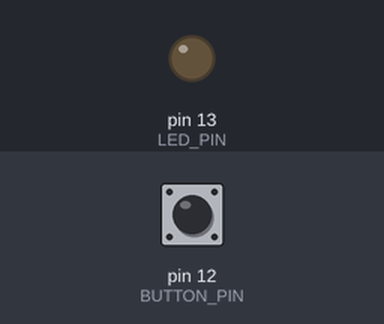
This sketch was run on a simulated Arduino Uno, built with avr-gcc and run on an emulated ATmega328P. Parts: output pins drawn as LEDs (lit = HIGH). Inputs (shaded band) come from the test bench; at power-on: pin 12 (BUTTON_PIN) HIGH.

Above: at 1.2 s.
1.3 s: pin 12 (BUTTON_PIN) pulled LOW for 0.15 s
At 1.37 s:
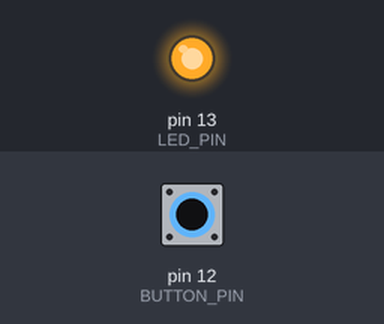
2.9 s: pin 12 (BUTTON_PIN) pulled LOW for 3.2 s
At 7.0 s:
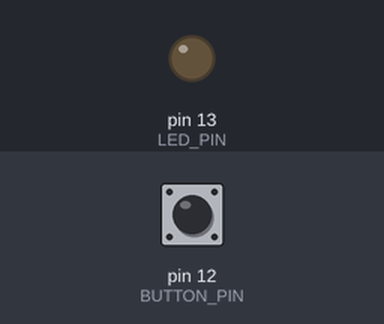
Timing chart, 0 to 8.5 s (numbered marks = the images above; inputs shaded):
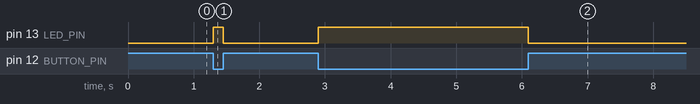

Measured:
- after the input at 1.3 s, pin 13 (LED_PIN): LOW → HIGH at once, → LOW 0.15 s later
- after the input at 2.9 s, pin 13 (LED_PIN): LOW → HIGH at once, → LOW 3.2 s later

The sketch:

BUTTON_LED_BLINK.ino
```cpp
#define LED_PIN 13
#define BUTTON_PIN 12

void setup() {
  // put your setup code here, to run once:
  pinMode(LED_PIN, OUTPUT);
  pinMode(BUTTON_PIN, INPUT_PULLUP);

}

void loop() {
  // put your main code here, to run repeatedly:
if (digitalRead(BUTTON_PIN) == LOW)
  {
    digitalWrite(LED_PIN, HIGH);
  }
else
  {
    digitalWrite(LED_PIN, LOW);
  }
}
```
